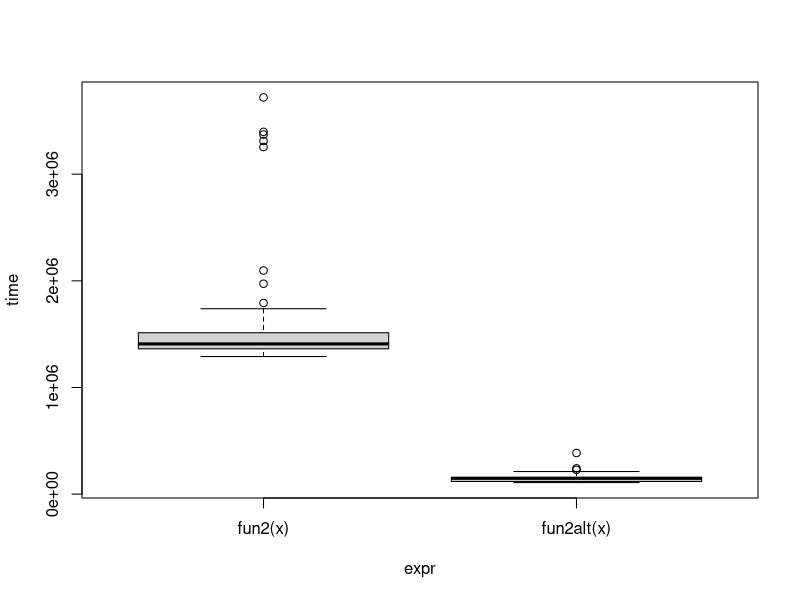
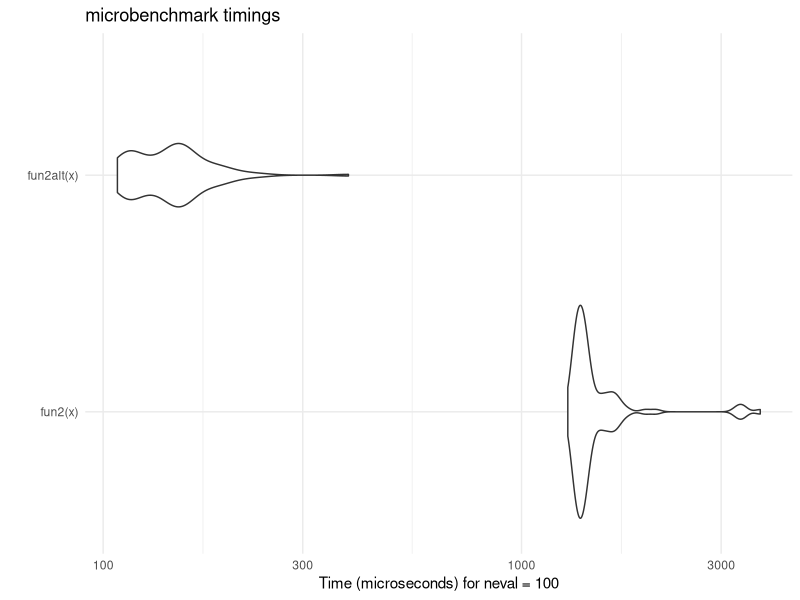

Source code (R) for these figures, in order: (Note: this script raises an error after producing the figures.)
## ---- chunk 1
fun1 <- function(n = 100, k = 4, lambda = 4) {
  x <- NULL
  
  for (i in 1:n)
    x <- rbind(x, rpois(k, lambda))
  
  return(x)
}

fun1alt <- function(n = 100, k = 4, lambda = 4) {
  # YOUR CODE HERE
  matrix(rpois(n*k, lambda=lambda), ncol=k)
}

# Benchmarking
microbenchmark::microbenchmark(
  fun1(100),
  fun1alt(100),
  unit="ns"
)

## ---- chunk 2
# Data Generating Process (10 x 10,000 matrix)
set.seed(1234)
x <- matrix(rnorm(1e4), nrow=10)

# Find each column's max value
fun2 <- function(x) {
  apply(x, 2, max)
}

fun2alt <- function(x) {
  # YOUR CODE HERE
  x[cbind(max.col(t(x)), 1:ncol(x))]
}

# Benchmarking
bench <- microbenchmark::microbenchmark(
  fun2(x),
  fun2alt(x),
  unit="us"
)
## ---- chunk 3
plot(bench)
ggplot2::autoplot(bench) +
  ggplot2::theme_minimal()
## ---- chunk 4
my_boot <- function(dat, stat, R, ncpus = 1L) {
  # Getting the random indices
  n <- nrow(dat)
  idx <- matrix(sample.int(n, n*R, TRUE), nrow=n, ncol=R)

  # Making the cluster using `ncpus`
  # STEP 1: GOES HERE
  cl <- makePSOCKcluster(ncpus)
  # created worker nodes
  # creating cluster for parallel computing
  # `ncpus` specifying using multiple CPU cores
  # PSOCK parallel socket cluster

  # STEP 2: GOES HERE
  # on.exit(stopCluster(cl))
  # export the variables to the cluster
  clusterExport(cl, varlist = c("idx", "dat", "stat"), envir = environment())

  # sending the variables to all worker nodes
  # each run in isolated environment, don't have access to global variable
  # idx -> resampling indices for bootstrapping
  # dat -> dataset
  # stat -> the statistical function that we use to compute the estimates
  
  # STEP 3: THIS FUNCTION NEEDS TO BE REPLACED WITH parLapply
  ans <- parLapply(cl, seq_len(R), function(i) {
    stat(dat[idx[,i], , drop=FALSE])
  })
  
  # Coercing the list into a matrix
  ans <- do.call(rbind, ans)
  
  # STEP 4: GOES HERE
  stopCluster(cl)
  # why? To free up system resources

  ans
  
}
## ---- chunk 5
library(parallel)
# Bootstrap of a linear regression model
my_stat <- function(d) coef(lm(y~x, data = d))

# DATA SIM
set.seed(1)
n <- 500 
R <- 1e4
x <- cbind(rnorm(n)) 
y <- x*5 + rnorm(n)

# Check if we get something similar as lm
ans0 <- confint(lm (y~x))
cat("OLS CI \n")
print(ans0)

ans1 <- my_boot(dat = data.frame(x, y), my_stat, R=R, ncpus = 4)
qs <- c(.025, .975)
cat("Bootstrap CI \n")
print(t(apply(ans1, 2, quantile, probs = qs)))

## ---- chunk 6
# your code here
detectCores()

# non-parallel 1 core
system.time(my_boot(dat = data.frame(x, y), my_stat, R = 4000, ncpus = 1L))

# parallel 4 core
system.time(my_boot(dat = data.frame(x, y), my_stat, R = 4000, ncpus = 4L))

